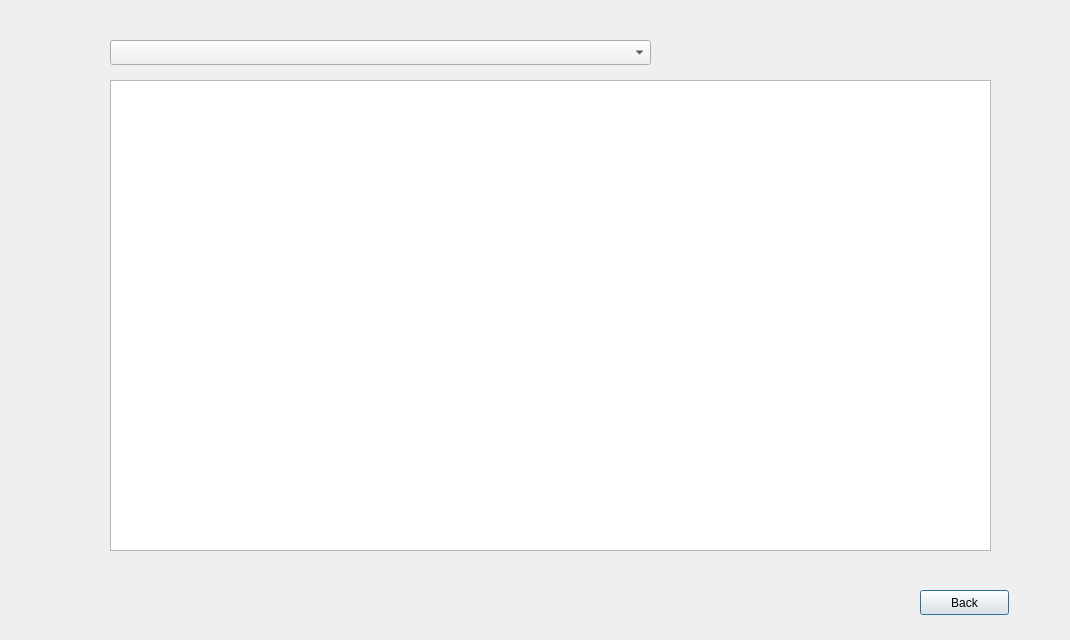
<?xml version="1.0" encoding="UTF-8"?>
<ui version="4.0">
 <class>viewtunnels</class>
 <widget class="QDialog" name="viewtunnels">
  <property name="geometry">
   <rect>
    <x>0</x>
    <y>0</y>
    <width>1070</width>
    <height>640</height>
   </rect>
  </property>
  <property name="windowTitle">
   <string>Dialog</string>
  </property>
  <widget class="QTableWidget" name="tableView">
   <property name="geometry">
    <rect>
     <x>110</x>
     <y>80</y>
     <width>881</width>
     <height>471</height>
    </rect>
   </property>
  </widget>
  <widget class="QComboBox" name="selectionBox">
   <property name="geometry">
    <rect>
     <x>110</x>
     <y>40</y>
     <width>541</width>
     <height>25</height>
    </rect>
   </property>
  </widget>
  <widget class="QPushButton" name="back">
   <property name="geometry">
    <rect>
     <x>920</x>
     <y>590</y>
     <width>89</width>
     <height>25</height>
    </rect>
   </property>
   <property name="text">
    <string>Back</string>
   </property>
  </widget>
 </widget>
 <resources/>
 <connections/>
</ui>
